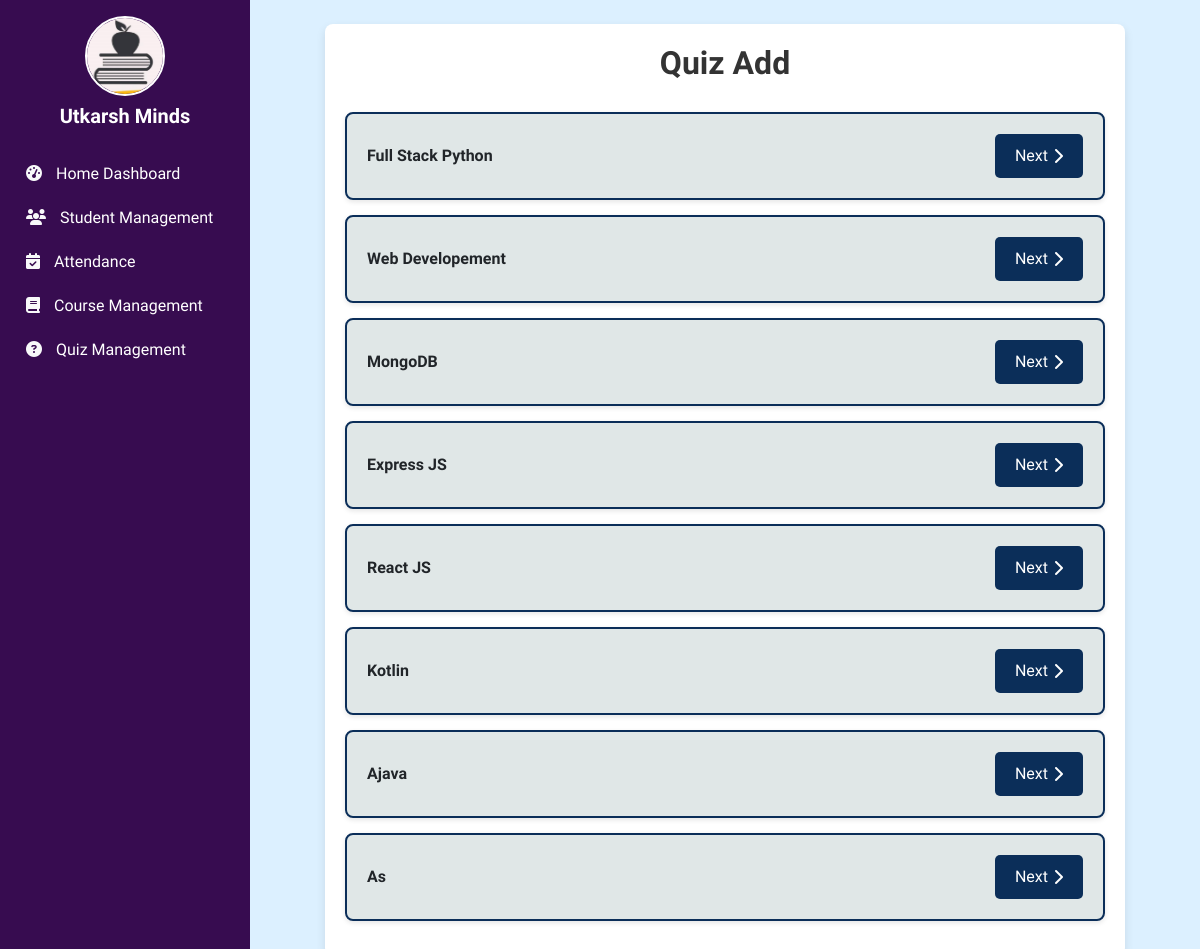
The app's page /quizmgt/quiz_add with its own data.
### coursemgt/models.py (models this page shows, shortened)
class Course(models.Model):
    c_id = models.TextField(primary_key=True)
    cname = models.CharField(max_length=255)
    cduration = models.IntegerField()

### quizmgt/views.py (the view)
# urls.py: path("quiz_add", views.quiz_add, name="quiz_add"),
def quiz_add(request):
    courses = Course.objects.all()
    return render(request, "quizmgt/quiz_add.html",{'courses':courses})

### quizmgt/templates/quizmgt/quiz_add.html (shortened to what this page needs)
{% extends "base.html" %}
{% block body %}
<div class="container">
    <h1>Quiz Add</h1>
    <div class="list-group">
        {% for c in courses %}
        <div class="course-list-item">
            <span style="font-weight: bold;">{{ c.cname }}</span>
            <a href="/quizmgt/subject_select/{{ c.c_id }}" class="next-btn">
                Next <i class="fa-solid fa-chevron-right"></i>
            </a>
        </div>
        {% endfor %}
    </div>
</div>
{% endblock body %}

### static/css/base_style.css (style rules this page uses)
body { margin: 0; padding: 0; font-family: "Quicksand", sans-serif; font-optical-sizing: auto; font-style: normal; }

### quizmgt/templates/quizmgt/quiz_add.html (style rules this page uses)
.container { max-width: 800px; margin: auto; padding: 20px; background-color: #ffffff; border-radius: 8px; box-shadow: 0 4px 10px rgba(0, 0, 0, 0.1); }
h1 { text-align: center; margin-bottom: 30px; font-size: 2rem; color: #333333; font-weight: bold; }
.list-group { list-style: none; padding: 0; margin: 0; }
.course-list-item { padding: 20px; background-color: #d9e2e2d1; border: 2px solid #0b2e59; border-radius: 8px; box-shadow: 0 2px 5px rgba(0, 0, 0, 0.1); margin-bottom: 15px; display: flex; justify-content: space-between; align-items: center; }
.next-btn { font-size: 1rem; color: #ffffff; text-decoration: none; border: none; border-radius: 5px; padding: 10px 20px; background-color: #0b2e59; display: inline-flex; align-items: center; }
.next-btn i { margin-left: 5px; }

### templates/base.html (style rules this page uses)
body { background: rgb(220,240,255); background: linear-gradient(0deg, rgba(220,240,255,1) 0%); }
.d-flex { display: flex; }
.min-vh-100 { min-height: 100vh; }

### records on screen
Course: cname "Full Stack Python"
Course: cname "Web Developement"
Course: cname "MongoDB"
Course: cname "Express JS"
Course: cname "React JS"
Course: cname "Kotlin"
Course: cname "Ajava"
Course: cname "As"
